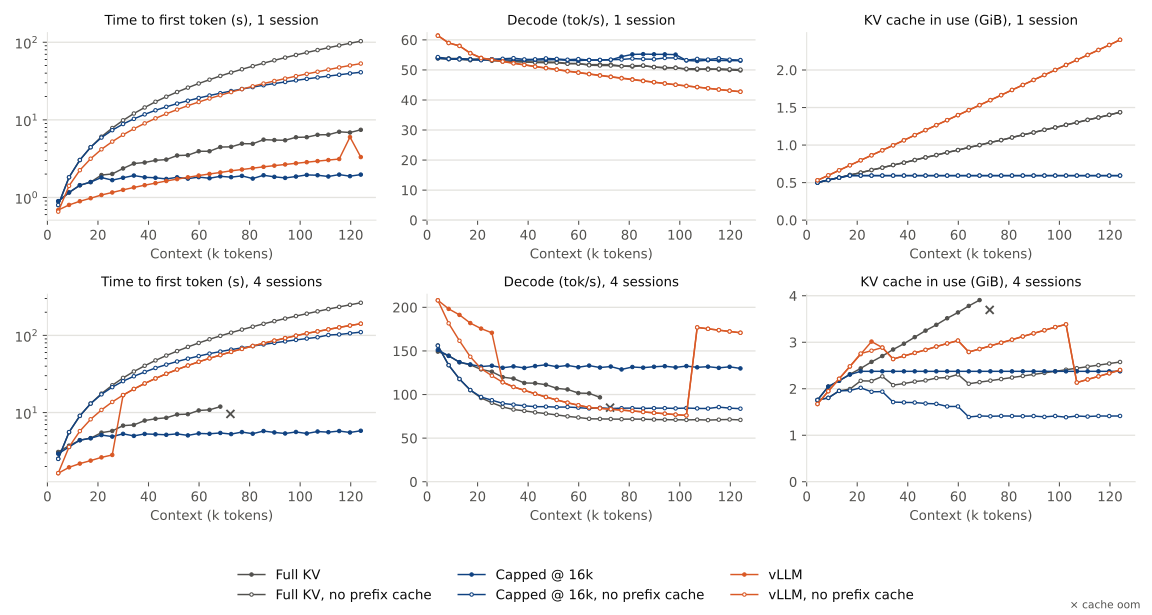

Recreate this plot in Python.
"""Prefill throughput, decode throughput and KV cache bytes in use along growing
chat sessions, with and without eviction, against vLLM."""

import asyncio
import importlib
import json
import random
import statistics
import subprocess
import sys
import time
import zipfile
from collections import defaultdict
from collections.abc import Iterator
from contextlib import contextmanager
from dataclasses import dataclass
from pathlib import Path
from typing import Annotated, Any, Literal

import httpx
import typer
from openai import APIConnectionError, APIError, APIStatusError, AsyncOpenAI
from openai.types.chat import ChatCompletionMessageParam
from tokenizers import Tokenizer
from wonderwords import RandomWord

from pulsarlm import checkpoint
from pulsarlm.models import REPOSITORIES

INSTRUCTION = "\n\nContinue the story, using as many of the words above as you can."
METRICS_INTERVAL_S = 0.05


@dataclass(frozen=True)
class Setting:
    engine: Literal["pulsarlm", "vllm"]
    max_context_window: int | None = None
    prefix_cache: bool = True


SETTINGS = {
    "full_kv": Setting("pulsarlm"),
    "full_kv_no_prefix_cache": Setting("pulsarlm", prefix_cache=False),
    "cap_4k": Setting("pulsarlm", max_context_window=4096),
    "cap_8k": Setting("pulsarlm", max_context_window=8192),
    "cap_16k": Setting("pulsarlm", max_context_window=16384),
    "cap_16k_no_prefix_cache": Setting(
        "pulsarlm", max_context_window=16384, prefix_cache=False
    ),
    "vllm": Setting("vllm"),
    "vllm_no_prefix_cache": Setting("vllm", prefix_cache=False),
}


@dataclass(frozen=True)
class Server:
    base_url: str
    metrics_url: str
    request_options: dict[str, Any]


def words() -> list[str]:
    vocabulary = RandomWord().filter(include_parts_of_speech=["nouns", "adjectives"])
    return sorted({w.lower() for w in vocabulary if w.isalpha()})


def user_message(
    tokens: int, rng: random.Random, vocabulary: list[str], tokenizer: Tokenizer
) -> str:
    """Random words of tokens tokens, then the instruction."""
    text = " ".join(rng.choices(vocabulary, k=tokens))
    ids = tokenizer.encode(text, add_special_tokens=False).ids[:tokens]
    return tokenizer.decode(ids) + INSTRUCTION


def wait_until_ready(
    process: subprocess.Popen[bytes], base_url: str, log: Path
) -> None:
    while True:
        if process.poll() is not None:
            raise RuntimeError(f"the server exited, see {log}")
        try:
            httpx.get(f"{base_url}/models", timeout=1).raise_for_status()
            return
        except httpx.HTTPError:
            time.sleep(1)


@contextmanager
def run_server(command: list[str], base_url: str, log: Path) -> Iterator[None]:
    log.parent.mkdir(parents=True, exist_ok=True)
    with log.open("w") as output:
        process = subprocess.Popen(command, stdout=output, stderr=subprocess.STDOUT)
        try:
            wait_until_ready(process, base_url, log)
            yield
        finally:
            process.terminate()
            process.wait()


@contextmanager
def run_pulsarlm_server(
    model: str,
    setting: Setting,
    data_dir: Path,
    port: int,
    *,
    kv_cache_gib: float,
    store_gib: float,
    n_working: int,
    prefill_tokens_per_step: int,
    max_context: int,
) -> Iterator[Server]:
    executable = Path(sys.executable).parent / "pulsarlm"
    command = [str(executable), "serve", model, "--data_dir", str(data_dir)]
    command += ["--port", str(port), "--no_persist"]
    command += ["--kv_cache_gib", str(kv_cache_gib), "--store_gib", str(store_gib)]
    command += ["--prefill_tokens_per_step", str(prefill_tokens_per_step)]
    if not setting.prefix_cache:
        command += ["--no_prefix_cache"]
    if setting.max_context_window is None:
        # The view would otherwise be capped at the model's trained context.
        command += [
            "--eviction_threshold",
            "0",
            "--max_context_window",
            str(max_context),
        ]
    else:
        command += ["--max_context_window", str(setting.max_context_window)]
        command += ["--n_working", str(n_working)]
    root = f"http://127.0.0.1:{port}"
    base_url = f"{root}/api/openai/v1"
    with run_server(command, base_url, data_dir / "serve.log"):
        yield Server(
            base_url=base_url,
            metrics_url=f"{root}/metrics",
            request_options={"extra_body": {"reasoning_effort": "none"}},
        )


@contextmanager
def run_vllm_server(
    model: str,
    setting: Setting,
    data_dir: Path,
    port: int,
    *,
    vllm: str,
    kv_cache_bytes: int,
    prefill_tokens_per_step: int,
    max_context: int,
) -> Iterator[Server]:
    command = ["uvx", "--python", "3.12", "--from", vllm, "vllm", "serve"]
    command += [REPOSITORIES[model], "--served-model-name", model]
    command += ["--port", str(port), "--dtype", "bfloat16"]
    command += ["--kv-cache-memory-bytes", str(kv_cache_bytes)]
    # The longest context up to max_context that the KV pool holds, so a longer
    # request is rejected; auto searches up to max_position_embeddings.
    command += ["--max-model-len", "auto"]
    overrides = {"text_config": {"max_position_embeddings": max_context}}
    command += ["--hf-overrides", json.dumps(overrides)]
    command += ["--max-num-batched-tokens", str(prefill_tokens_per_step)]
    # Without the vision encoder, as pulsarlm serves text only; it also drops the
    # floor vLLM puts on max_num_batched_tokens to fit one video.
    command += ["--language-model-only"]
    if not setting.prefix_cache:
        command += ["--no-enable-prefix-caching"]
    root = f"http://127.0.0.1:{port}"
    base_url = f"{root}/v1"
    with run_server(command, base_url, data_dir / "serve.log"):
        yield Server(
            base_url=base_url,
            metrics_url=f"{root}/metrics",
            request_options={
                "extra_body": {"chat_template_kwargs": {"enable_thinking": False}}
            },
        )


def gauge(text: str, name: str) -> float:
    for line in text.splitlines():
        if line.startswith(name + "{") or line.startswith(name + " "):
            return float(line.rsplit(" ", 1)[1])
    raise ValueError(f"no {name} in the metrics")


def kv_cache_bytes(metrics: str, engine: str, pool_bytes: int) -> float:
    if engine == "vllm":
        return gauge(metrics, "vllm:kv_cache_usage_perc") * pool_bytes
    return gauge(metrics, "pulsarlm:kv_cache_bytes")


async def peak_kv_cache_bytes(
    metrics_url: str, engine: str, pool_bytes: int, done: asyncio.Event
) -> float:
    peak = 0.0
    async with httpx.AsyncClient() as client:
        while not done.is_set():
            response = await client.get(metrics_url)
            response.raise_for_status()
            peak = max(peak, kv_cache_bytes(response.text, engine, pool_bytes))
            try:
                await asyncio.wait_for(done.wait(), METRICS_INTERVAL_S)
            except TimeoutError:
                pass
    return peak


def error_code(error: APIError) -> object:
    """The HTTP status of an error response, or the code of an error event
    sent after the stream started."""
    if isinstance(error, APIStatusError):
        return error.status_code
    return error.body.get("code") if isinstance(error.body, dict) else None


def is_oom(error: APIError) -> bool:
    """pulsarlm answers 400 when a request does not fit its KV cache, before or
    after its stream starts; vLLM answers 400 when it is longer than the context
    its KV pool holds."""
    return error_code(error) == 400 and (
        "out of device memory" in error.message or "context length" in error.message
    )


async def stream_request(
    client: AsyncOpenAI,
    server: Server,
    model: str,
    messages: list[ChatCompletionMessageParam],
    max_tokens: int,
    start: float,
) -> dict[str, Any]:
    """Seconds from start to the first and last chunk carrying text, the token
    counts and the reply."""
    first_token_s: float | None = None
    last_token_s: float | None = None
    usage: dict[str, int] | None = None
    reply: list[str] = []
    try:
        stream = await client.chat.completions.create(
            model=model,
            messages=messages,
            max_tokens=max_tokens,
            temperature=0.0,
            stream=True,
            stream_options={"include_usage": True},
            **server.request_options,
        )
        async for chunk in stream:
            if chunk.usage is not None:
                usage = {
                    "prompt_tokens": chunk.usage.prompt_tokens,
                    "completion_tokens": chunk.usage.completion_tokens,
                }
            if not chunk.choices:
                continue
            delta = chunk.choices[0].delta
            extra = delta.model_extra or {}
            if delta.content:
                reply.append(delta.content)
            if (
                delta.content
                or extra.get("reasoning")
                or extra.get("reasoning_content")
            ):
                last_token_s = time.perf_counter() - start
                if first_token_s is None:
                    first_token_s = last_token_s
    except APIConnectionError:
        raise
    except APIError as error:
        if is_oom(error):
            return {"error": "oom"}
        return {"error": f"{error_code(error)}: {error.message}"}
    if usage is None or first_token_s is None:
        return {"error": "the stream ended without text or usage"}
    return {
        **usage,
        "first_token_s": first_token_s,
        "last_token_s": last_token_s,
        "reply": "".join(reply),
        "error": None,
    }


async def measure_turn(
    server: Server,
    engine: str,
    model: str,
    sessions: list[list[ChatCompletionMessageParam]],
    *,
    max_tokens: int,
    pool_bytes: int,
) -> dict[str, Any]:
    """Sends every session's next request at once."""
    done = asyncio.Event()
    async with AsyncOpenAI(
        base_url=server.base_url, api_key="none", timeout=3600
    ) as client:
        start = time.perf_counter()
        peak = asyncio.create_task(
            peak_kv_cache_bytes(server.metrics_url, engine, pool_bytes, done)
        )
        requests = await asyncio.gather(
            *(
                stream_request(client, server, model, messages, max_tokens, start)
                for messages in sessions
            )
        )
        done.set()
        return {"requests": requests, "peak_kv_cache_bytes": await peak}


def load_tokenizer(model: str) -> Tokenizer:
    with zipfile.ZipFile(checkpoint.model_path(model)) as archive:
        return checkpoint.load_tokenizer(zipfile.Path(archive))


def ended(last: dict[str, Any], *, max_context: int, max_tokens: int) -> bool:
    """Whether a run's last turn failed or no further turn fits max_context."""
    context = last["context_tokens"]
    return context is None or context + last["turn_tokens"] + max_tokens > max_context


def finished_runs(
    results: Path, *, max_context: int, max_tokens: int
) -> set[tuple[str, int]]:
    """The settings and concurrencies whose sessions ended. Removes the rows of
    the others from results, as their sessions cannot be resumed."""
    if not results.exists():
        return set()
    with results.open() as f:
        rows = [json.loads(line) for line in f]
    last: dict[tuple[str, int], dict[str, Any]] = {}
    for row in rows:
        last[(row["setting"], row["concurrency"])] = row
    finished = {
        key
        for key, row in last.items()
        if ended(row, max_context=max_context, max_tokens=max_tokens)
    }
    kept = [row for row in rows if (row["setting"], row["concurrency"]) in finished]
    if len(kept) < len(rows):
        with results.open("w") as f:
            f.writelines(json.dumps(row) + "\n" for row in kept)
    return finished


@contextmanager
def run_server_for(
    name: str,
    model: str,
    out: Path,
    port: int,
    *,
    kv_cache_gib: float,
    store_gib: float,
    n_working: int,
    prefill_tokens_per_step: int,
    max_context: int,
    vllm: str,
) -> Iterator[Server]:
    setting = SETTINGS[name]
    if setting.engine == "vllm":
        with run_vllm_server(
            model,
            setting,
            out / name,
            port,
            vllm=vllm,
            kv_cache_bytes=int(kv_cache_gib * 2**30),
            prefill_tokens_per_step=prefill_tokens_per_step,
            max_context=max_context,
        ) as server:
            yield server
    else:
        with run_pulsarlm_server(
            model,
            setting,
            out / name,
            port,
            kv_cache_gib=kv_cache_gib,
            store_gib=store_gib,
            n_working=n_working,
            prefill_tokens_per_step=prefill_tokens_per_step,
            max_context=max_context,
        ) as server:
            yield server


def context_tokens(requests: list[dict[str, Any]]) -> int:
    """The mean context of the sessions after a turn, prompt and reply."""
    return round(
        statistics.mean(r["prompt_tokens"] + r["completion_tokens"] for r in requests)
    )


app = typer.Typer(no_args_is_help=True)


@app.command()
def run(
    model: str = "gemma-4-12b-it",
    out: Path = Path("bench/results/perf"),
    settings: Annotated[list[str], typer.Option()] = list(SETTINGS),
    concurrency: Annotated[list[int], typer.Option()] = [1, 4],
    max_context: int = 1048576,
    turn_tokens: int = 4096,
    max_tokens: int = 256,
    seed: int = 0,
    kv_cache_gib: float = 4.0,
    store_gib: float = 8.0,
    n_working: int = 1024,
    prefill_tokens_per_step: int = 256,
    vllm: str = "vllm==0.31.0",
    port: int = 18091,
) -> None:
    """Grows concurrency chat sessions side by side in every setting, each turn
    adding a user message of turn_tokens random words and a reply of at most
    max_tokens, until a session would pass max_context or a request fails, and
    appends a row per turn to out/results.jsonl. A request that does not fit the
    KV cache fails with oom. Skips the settings and concurrencies whose sessions
    ended there, and runs the others again from their first turn.
    Every setting is sent the same user messages. Both engines forward at most
    prefill_tokens_per_step prompt tokens per step, and full KV and vLLM may run
    past the model's trained context up to max_context."""
    unknown = set(settings) - set(SETTINGS)
    if unknown:
        raise typer.BadParameter(f"unknown settings: {sorted(unknown)}")
    tokenizer = load_tokenizer(model)
    vocabulary = words()
    out.mkdir(parents=True, exist_ok=True)
    results = out / "results.jsonl"
    done = finished_runs(results, max_context=max_context, max_tokens=max_tokens)
    pool_bytes = int(kv_cache_gib * 2**30)

    def message(sessions: int, session: int, turn: int) -> str:
        rng = random.Random(f"{seed}/{sessions}/{session}/{turn}")
        return user_message(turn_tokens, rng, vocabulary, tokenizer)

    for name in settings:
        todo = [n for n in concurrency if (name, n) not in done]
        if not todo:
            continue
        engine = SETTINGS[name].engine
        with run_server_for(
            name,
            model,
            out,
            port,
            kv_cache_gib=kv_cache_gib,
            store_gib=store_gib,
            n_working=n_working,
            prefill_tokens_per_step=prefill_tokens_per_step,
            max_context=max_context,
            vllm=vllm,
        ) as server:
            warmup = message(0, 0, 0)
            asyncio.run(
                measure_turn(
                    server,
                    engine,
                    model,
                    [[{"role": "user", "content": warmup}]],
                    max_tokens=16,
                    pool_bytes=pool_bytes,
                )
            )
            for n in todo:
                sessions: list[list[ChatCompletionMessageParam]] = [
                    [] for _ in range(n)
                ]
                context = 0
                turn = 0
                while context + turn_tokens + max_tokens <= max_context:
                    for session, messages in enumerate(sessions):
                        messages.append(
                            {"role": "user", "content": message(n, session, turn)}
                        )
                    measured = asyncio.run(
                        measure_turn(
                            server,
                            engine,
                            model,
                            sessions,
                            max_tokens=max_tokens,
                            pool_bytes=pool_bytes,
                        )
                    )
                    requests = measured["requests"]
                    failed = any(r["error"] is not None for r in requests)
                    previous_context = context
                    if not failed:
                        context = context_tokens(requests)
                    row = {
                        "setting": name,
                        "concurrency": n,
                        "turn": turn,
                        "previous_context_tokens": previous_context,
                        "turn_tokens": turn_tokens,
                        "context_tokens": None if failed else context,
                        "kv_cache_pool_bytes": pool_bytes,
                        "peak_kv_cache_bytes": measured["peak_kv_cache_bytes"],
                        "requests": [
                            {k: v for k, v in r.items() if k != "reply"}
                            for r in requests
                        ],
                    }
                    with results.open("a") as f:
                        f.write(json.dumps(row) + "\n")
                    print(f"{name} x{n} turn {turn}: {summary(row)}", flush=True)
                    if failed:
                        break
                    for messages, request in zip(sessions, requests):
                        messages.append(
                            {"role": "assistant", "content": request["reply"]}
                        )
                    turn += 1


@dataclass(frozen=True)
class TurnMetrics:
    context_tokens: int
    prefill_rate: float
    ttft_s: float
    decode_rate: float
    kv_gib: float


def turn_metrics(row: dict[str, Any]) -> TurnMetrics | None:
    """Prefill: the prompt tokens past the previous turn's prompt over the time
    to the last session's first token. TTFT: the mean over the sessions of the
    time to their first token. Decode: each session's tokens
    after its first over the time from its first token to its last, summed over
    the sessions. KV: the most the engine's running requests held while the turn
    ran. None when a request failed."""
    requests = row["requests"]
    if row["context_tokens"] is None:
        return None
    new_tokens = sum(r["prompt_tokens"] for r in requests) - row[
        "previous_context_tokens"
    ] * len(requests)
    first_tokens = [r["first_token_s"] for r in requests]
    prefill = new_tokens / max(first_tokens)
    decode = sum(
        (r["completion_tokens"] - 1) / (r["last_token_s"] - r["first_token_s"])
        for r in requests
        if r["last_token_s"] > r["first_token_s"]
    )
    return TurnMetrics(
        row["context_tokens"],
        prefill,
        statistics.mean(first_tokens),
        decode,
        row["peak_kv_cache_bytes"] / 2**30,
    )


@dataclass(frozen=True)
class OomTurn:
    """A turn failing with oom: the context it tried to reach, the throughput and
    mean time to first token of its sessions whose request finished, None when
    none did, and the most KV the engine held while it ran."""

    context_tokens: int
    finished_sessions: int
    prefill_rate: float | None
    ttft_s: float | None
    decode_rate: float | None
    kv_gib: float


def oom_turn(row: dict[str, Any]) -> OomTurn:
    """turn_metrics over the turn's finished requests."""
    finished = [
        r
        for r in row["requests"]
        if r["error"] is None and r.get("first_token_s") is not None
    ]
    previous = row["previous_context_tokens"]
    prefill = (
        sum(r["prompt_tokens"] - previous for r in finished)
        / max(r["first_token_s"] for r in finished)
        if finished
        else None
    )
    decoding = [r for r in finished if r["last_token_s"] > r["first_token_s"]]
    decode = (
        sum(
            (r["completion_tokens"] - 1) / (r["last_token_s"] - r["first_token_s"])
            for r in decoding
        )
        if decoding
        else None
    )
    return OomTurn(
        previous + row["turn_tokens"],
        len(finished),
        prefill,
        statistics.mean(r["first_token_s"] for r in finished) if finished else None,
        decode,
        row["peak_kv_cache_bytes"] / 2**30,
    )


def summary(row: dict[str, Any]) -> str:
    metrics = turn_metrics(row)
    if metrics is None:
        errors = {r["error"] for r in row["requests"] if r["error"] is not None}
        return ", ".join(sorted(errors))
    return (
        f"context {metrics.context_tokens}, prefill {metrics.prefill_rate:.0f} tok/s, "
        f"decode {metrics.decode_rate:.0f} tok/s, KV {metrics.kv_gib:.2f} GiB"
    )


@dataclass(frozen=True)
class Series:
    label: str
    color: str
    filled: bool = True


SERIES = {
    "full_kv": Series("Full KV", "#52514e"),
    "full_kv_no_prefix_cache": Series(
        "Full KV, no prefix cache", "#52514e", filled=False
    ),
    "cap_4k": Series("Capped @ 4k", "#86b6ef"),
    "cap_8k": Series("Capped @ 8k", "#2a78d6"),
    "cap_16k": Series("Capped @ 16k", "#104281"),
    "cap_16k_no_prefix_cache": Series(
        "Capped @ 16k, no prefix cache", "#104281", filled=False
    ),
    "vllm": Series("vLLM", "#d95926"),
    "vllm_no_prefix_cache": Series("vLLM, no prefix cache", "#d95926", filled=False),
}

PANELS = {
    "ttft_s": "Time to first token (s)",
    "decode_rate": "Decode (tok/s)",
    "kv_gib": "KV cache in use (GiB)",
}


@dataclass(frozen=True)
class Run:
    turns: list[TurnMetrics]
    oom: OomTurn | None
    error: str | None


def load_runs(results: Path) -> dict[tuple[str, int], Run]:
    with results.open() as f:
        rows = [json.loads(line) for line in f]
    grouped: dict[tuple[str, int], list[dict[str, Any]]] = defaultdict(list)
    for row in rows:
        grouped[(row["setting"], row["concurrency"])].append(row)
    runs = {}
    for key, run_rows in grouped.items():
        run_rows.sort(key=lambda row: row["turn"])
        turns = [m for row in run_rows if (m := turn_metrics(row)) is not None]
        last = run_rows[-1]
        errors = {r["error"] for r in last["requests"] if r["error"] is not None}
        oom = oom_turn(last) if "oom" in errors else None
        other = sorted(errors - {"oom"})
        runs[key] = Run(turns, oom, ", ".join(other) or None)
    return runs


@app.command()
def plot(
    results: Path = Path("bench/results/perf/results.jsonl"),
    out: Path = Path("bench/perf.svg"),
    concurrency: Annotated[list[int] | None, typer.Option()] = None,
) -> None:
    """Prints each run's turns and how it ended, and plots each metric against
    the context, one row of panels per concurrency (every one in results unless
    given), marking with a cross a turn failing with oom at the context it tried
    to reach: its peak KV, and the metrics of the sessions whose request
    finished. The time to first token is the sessions' mean on a log scale."""
    pyplot = importlib.import_module("matplotlib.pyplot")
    runs = {
        key: run
        for key, run in load_runs(results).items()
        if concurrency is None or key[1] in concurrency
    }

    print(
        f"{'setting':<30}{'sessions':>10}{'context':>9}{'TTFT s':>9}"
        f"{'prefill':>10}{'decode':>9}{'KV GiB':>8}"
    )
    for (name, sessions), run in sorted(runs.items()):
        for m in run.turns:
            print(
                f"{name:<30}{sessions:>10}{m.context_tokens:>9}{m.ttft_s:>9.1f}"
                f"{m.prefill_rate:>10.0f}{m.decode_rate:>9.0f}{m.kv_gib:>8.2f}"
            )
        if run.oom is not None:
            oom = run.oom
            rates = (
                f"prefill {oom.prefill_rate:.0f} tok/s, "
                if oom.prefill_rate is not None
                else ""
            ) + (
                f"decode {oom.decode_rate:.0f} tok/s, "
                if oom.decode_rate is not None
                else ""
            )
            print(
                f"{name:<30}{sessions:>10}  oom at {oom.context_tokens} tokens: "
                f"{rates}KV {oom.kv_gib:.2f} GiB, "
                f"{oom.finished_sessions} of {sessions} sessions finished"
            )
        if run.error is not None:
            print(f"{name:<30}{sessions:>10}  error: {run.error}")

    surface, ink, muted, grid = "#ffffff", "#0b0b0b", "#52514e", "#e4e3df"
    concurrencies = sorted({sessions for _, sessions in runs})
    figure, axes_grid = pyplot.subplots(
        len(concurrencies),
        len(PANELS),
        figsize=(4 * len(PANELS), 3.2 * len(concurrencies)),
        dpi=150,
        squeeze=False,
    )
    figure.patch.set_facecolor(surface)
    for axes_row, sessions in zip(axes_grid, concurrencies):
        for axes, (panel, title) in zip(axes_row, PANELS.items()):
            axes.set_facecolor(surface)
            for name, series in SERIES.items():
                run = runs.get((name, sessions))
                if run is None:
                    continue
                axes.plot(
                    [m.context_tokens / 1024 for m in run.turns],
                    [getattr(m, panel) for m in run.turns],
                    color=series.color,
                    linewidth=1.1,
                    marker="o",
                    markersize=2.6,
                    markeredgewidth=0.8,
                    markerfacecolor=series.color if series.filled else surface,
                    label=series.label,
                )
                if run.oom is not None and (y := getattr(run.oom, panel)) is not None:
                    axes.plot(
                        run.oom.context_tokens / 1024,
                        y,
                        color=series.color,
                        marker="x",
                        markersize=6,
                        markeredgewidth=1.4,
                        linestyle="none",
                    )
            noun = "session" if sessions == 1 else "sessions"
            axes.set_title(f"{title}, {sessions} {noun}", color=ink, fontsize=10)
            axes.set_xlim(left=0)
            if panel == "ttft_s":
                axes.set_yscale("log")
            else:
                axes.set_ylim(bottom=0)
            axes.set_xlabel("Context (k tokens)", color=muted)
            axes.tick_params(colors=muted)
            axes.grid(axis="y", color=grid, linewidth=1)
            for side in ("top", "right"):
                axes.spines[side].set_visible(False)
            for side in ("left", "bottom"):
                axes.spines[side].set_color(grid)
    handles, labels = axes_grid[0][0].get_legend_handles_labels()
    figure.legend(
        handles,
        labels,
        frameon=False,
        labelcolor=ink,
        loc="lower center",
        ncol=min(len(labels), 3),
    )
    figure.text(0.99, 0.01, "× cache oom", color=muted, fontsize=8, ha="right")
    legend_inches = 0.8
    figure.tight_layout(rect=(0, legend_inches / figure.get_figheight(), 1, 1))
    out.parent.mkdir(parents=True, exist_ok=True)
    figure.savefig(out, facecolor=surface)
    print(f"wrote {out}")


if __name__ == "__main__":
    app()
